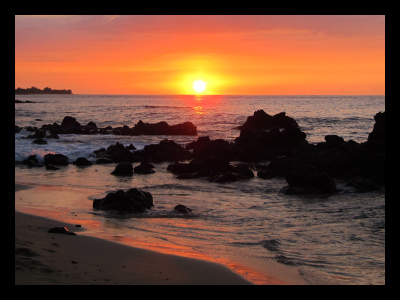
#> input picture img.jpg, 400 x 300 px
$ python basics.py
#> lines starting #> are read from the running program, lines starting #| are printed output that depends on the picture; after the words box and inside, x2 and y2 are one past the last pixel; in counts of white or black regions, pixels touching at a corner belong together
#!/usr/bin/env python3
# -*- coding: utf-8 -*-
"""
Created on Sun Dec  8 19:10:31 2019

@author: abhishek
"""

import cv2
import matplotlib.pyplot as plt
import numpy as np
image = cv2.imread("img.jpg")
#> image is the input picture: shape (300, 400, 3); mean B, G, R 51.7, 68.1, 107
copy=image.copy()
(b,g,r)=image[0,0]
#> b = 0; g = 0; r = 0
image[0:100,0:100]=(255,255,255)
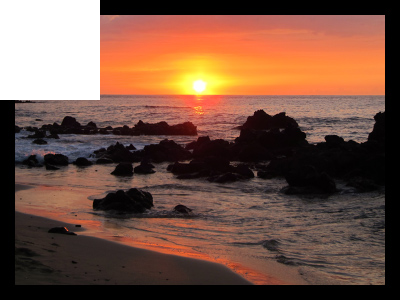
#> image: shape (300, 400, 3); 8.33% of pixels changed, all inside (x1, y1, x2, y2) = (0, 0, 100, 100)
plt.imshow(copy)
